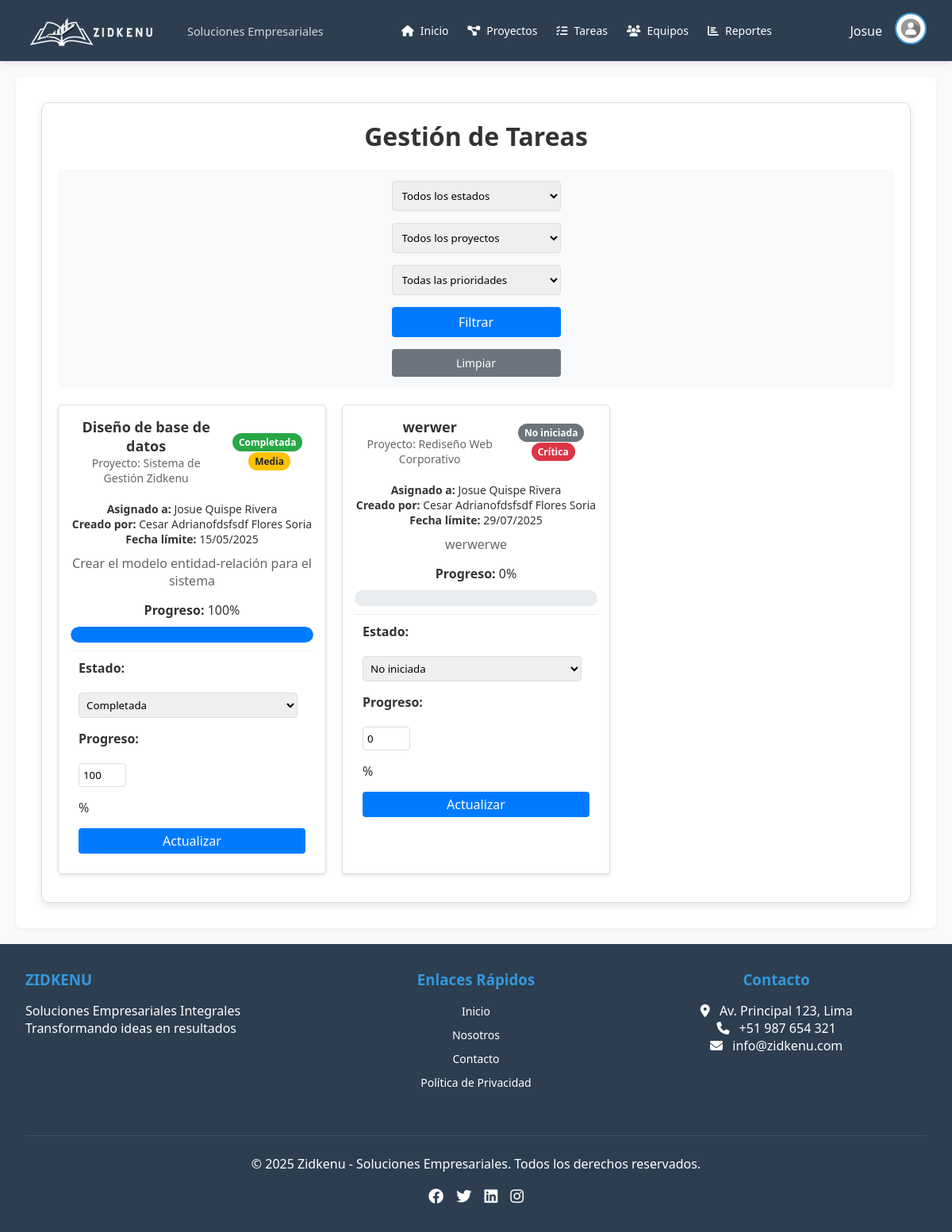
Screenshot of /pantallas/tareas/tasks.php (signed in) with the database file from the repository.
### tables this page shows
CREATE TABLE `users` (
  `id` int(11) NOT NULL,
  `username` varchar(50) NOT NULL,
  `password` varchar(255) NOT NULL,
  `email` varchar(100) DEFAULT NULL,
  `nombres` varchar(50) NOT NULL,
  `apellidos` varchar(50) NOT NULL,
  `fecha_nacimiento` date NOT NULL,
  `dni` int(8) NOT NULL,
  `celular` int(9) NOT NULL,
  `foto_perfil` varchar(255) DEFAULT '../assets/foto_perfil/default.png',
  `role` enum('admin','manager','member') NOT NULL DEFAULT 'member',
  `created_at` timestamp NOT NULL DEFAULT current_timestamp(),
  `updated_at` timestamp NOT NULL DEFAULT current_timestamp() ON UPDATE current_timestamp()
);

CREATE TABLE `tasks` (
  `id` int(11) NOT NULL,
  `project_id` int(11) NOT NULL,
  `title` varchar(255) NOT NULL,
  `description` text DEFAULT NULL,
  `assigned_to` int(11) DEFAULT NULL,
  `created_by` int(11) NOT NULL,
  `due_date` date DEFAULT NULL,
  `status` enum('not_started','in_progress','completed','deferred','cancelled') NOT NULL DEFAULT 'not_started',
  `priority` enum('low','medium','high','critical') NOT NULL DEFAULT 'medium',
  `progress` tinyint(3) NOT NULL DEFAULT 0,
  `created_at` timestamp NOT NULL DEFAULT current_timestamp(),
  `updated_at` timestamp NOT NULL DEFAULT current_timestamp() ON UPDATE current_timestamp()
);

CREATE TABLE `projects` (
  `id` int(11) NOT NULL,
  `name` varchar(100) NOT NULL,
  `description` text DEFAULT NULL,
  `client_id` int(11) DEFAULT NULL,
  `manager_id` int(11) NOT NULL,
  `start_date` date NOT NULL,
  `end_date` date DEFAULT NULL,
  `budget` decimal(15,2) DEFAULT NULL,
  `status` enum('planning','in_progress','on_hold','completed','cancelled') NOT NULL DEFAULT 'planning',
  `priority` enum('low','medium','high','critical') NOT NULL DEFAULT 'medium',
  `created_at` timestamp NOT NULL DEFAULT current_timestamp(),
  `updated_at` timestamp NOT NULL DEFAULT current_timestamp() ON UPDATE current_timestamp()
);

### pantallas/tareas/tasks.php (the view, shortened to what this page needs)
<?php
require '../../conexion/config.php';
$stmt = $pdo->prepare("SELECT * FROM users WHERE id = ?");
$stmt->execute([$_SESSION['user_id']]);
$user = $stmt->fetch();
$userId = $_SESSION['user_id'];
$userRole = $user['role'];
$query = "SELECT t.*, p.name as project_name, u_assigned.nombres as assigned_name,
          u_assigned.apellidos as assigned_lastname, u_created.nombres as created_name,
          u_created.apellidos as created_lastname
          FROM tasks t
          JOIN projects p ON t.project_id = p.id
          LEFT JOIN users u_assigned ON t.assigned_to = u_assigned.id
          JOIN users u_created ON t.created_by = u_created.id
          WHERE 1=1";
$params = [];
if ($userRole == 'admin') {
} elseif ($userRole == 'manager') {
    $query .= " AND (p.manager_id = ? OR t.created_by = ? OR t.assigned_to = ?)";
    $params = array_merge($params, [$userId, $userId, $userId]);
} else {
    $query .= " AND t.assigned_to = ?";
    $params[] = $userId;
}
$query .= " ORDER BY t.due_date ASC, t.priority DESC";
$stmt = $pdo->prepare($query);
$stmt->execute($params);
$tasks = $stmt->fetchAll();
?>
<!DOCTYPE html>
<html lang="es">
<head>
    <link rel="stylesheet" href="../../css/style.css">
</head>
<body>
    <?php include '../../estructura/header.php'; ?>
    <div class="container">
        <h1>Gestión de Tareas</h1>
        <div class="filters">
            <form action="" method="GET" class="filter-form">
                <select name="status" class="filter-select">
                    <option value="">Todos los estados</option>
                </select>
                <select name="project_id" class="filter-select">
                    <option value="">Todos los proyectos</option>
                </select>
                <select name="priority" class="filter-select">
                    <option value="">Todas las prioridades</option>
                </select>
                <button type="submit" class="filter-button">Filtrar</button>
                <a href="tasks.php" class="filter-button" style="text-align: center ;text-decoration: none; display: inline-block; background-color: #6c757d;">Limpiar</a>
            </form>
        </div>
        <?php if (count($tasks) > 0): ?>
            <div class="task-list">
                <?php foreach ($tasks as $task): ?>
                <div class="task-card">
                    <div class="task-header">
                        <div>
                            <h3 class="task-title"><?= htmlspecialchars($task['title']) ?></h3>
                            <div class="task-project">Proyecto: <?= htmlspecialchars($task['project_name']) ?></div>
                        </div>
                        <div>
                            <span class="status-badge status-<?= $task['status'] ?>"><?= getStatusName($task['status']) ?></span>
                            <span class="priority-badge priority-<?= $task['priority'] ?>"><?= getPriorityName($task['priority']) ?></span>
                        </div>
                    </div>
                    <div class="task-meta">
                        <div><strong>Asignado a:</strong> <?= $task['assigned_to'] ? htmlspecialchars($task['assigned_name'] . ' ' . $task['assigned_lastname']) : 'Sin asignar' ?></div>
                        <div><strong>Creado por:</strong> <?= htmlspecialchars($task['created_name'] . ' ' . $task['created_lastname']) ?></div>
                        <div><strong>Fecha límite:</strong> <?= $task['due_date'] ? date('d/m/Y', strtotime($task['due_date'])) : 'Sin fecha' ?></div>
                    </div>
                    <?php if ($task['description']): ?>
                        <div class="task-description">
                            <p><?= nl2br(htmlspecialchars($task['description'])) ?></p>
                        </div>
                    <?php endif; ?>
                    <div>
                        <div><strong>Progreso:</strong> <?= $task['progress'] ?>%</div>
                        <div class="progress-bar-container">
                            <div class="progress-bar" style="width: <?= $task['progress'] ?>%;"></div>
                        </div>
                    </div>
                    <?php
                    $canUpdateTask = $userRole == 'admin' ||
                                    $task['assigned_to'] == $userId ||
                                    $task['created_by'] == $userId;
                    if ($canUpdateTask):
                    ?>
                        <form action="" method="POST" class="update-status-form">
                            <label for="status_<?= $task['id'] ?>">Estado:</label>
                            <select name="status" id="status_<?= $task['id'] ?>">
                                <option value="not_started" <?= $task['status'] == 'not_started' ? 'selected' : '' ?>>No iniciada</option>
                                <option value="completed" <?= $task['status'] == 'completed' ? 'selected' : '' ?>>Completada</option>
                            </select>
                            <label for="progress_<?= $task['id'] ?>">Progreso:</label>
                            <input type="number" name="progress" id="progress_<?= $task['id'] ?>" min="0" max="100" value="<?= $task['progress'] ?>" style="width: 60px;">%
                            <button type="submit">Actualizar</button>
                        </form>
                    <?php endif; ?>
                </div>
            <?php endforeach; ?>
        <?php else: ?>
            <div class="no-tasks">
                <p>No hay tareas disponibles con los filtros seleccionados.</p>
            </div>
        <?php endif; ?>
    </div>
    <?php include '../../estructura/footer.php'; ?>
</body>
</html>
<?php
function getStatusName($status) {
    $statusNames = [
        'not_started' => 'No iniciada',
        'in_progress' => 'En progreso',
        'completed' => 'Completada',
        'deferred' => 'Pospuesta',
        'cancelled' => 'Cancelada'
    ];
    return isset($statusNames[$status]) ? $statusNames[$status] : $status;
}
function getPriorityName($priority) {
    $priorityNames = [
        'low' => 'Baja',
        'medium' => 'Media',
        'high' => 'Alta',
        'critical' => 'Crítica'
    ];
    return isset($priorityNames[$priority]) ? $priorityNames[$priority] : $priority;
}
?>

### estructura/header.php (shortened to what this page needs)
<?php
if (session_status() === PHP_SESSION_NONE) {
    session_start();
}require_once __DIR__ . '/../conexion/config.php';
?>
<!DOCTYPE html>
<html lang="es">
<head>
    <link rel="stylesheet" href="https://cdnjs.cloudflare.com/ajax/libs/font-awesome/6.4.0/css/all.min.css">
    <link rel="stylesheet" href="../css/style.css">
</head>
<body>
    <header class="navbar">
        <div class="logo-container">
            <img src="<?= BASE_URL ?>assets/img/zidkenu_logo.png" alt="Zidkenu Logo" class="logo-img">
            <div>
                <span class="logo-slogan">Soluciones Empresariales</span>
            </div>
        </div>
        <nav class="nav-links">
            <a href="<?= BASE_URL ?>./pantallas/home_screen.php"><i class="fas fa-home"></i> Inicio</a>
            <a href="<?= BASE_URL ?>./pantallas/proyectos/projects.php"><i class="fas fa-project-diagram"></i> Proyectos</a>
            <a href="<?= BASE_URL ?>./pantallas/tareas/tasks.php"><i class="fas fa-tasks"></i> Tareas</a>
            <a href="<?= BASE_URL ?>./pantallas/equipos/team.php"><i class="fas fa-users"></i> Equipos</a>
            <a href="<?= BASE_URL ?>./pantallas/reportes/reports.php"><i class="fas fa-chart-bar"></i> Reportes</a>
        </nav>
        <?php if (isset($_SESSION['user_id'])): ?>
        <div class="user-menu">
            <span class="username"><?= htmlspecialchars($user['nombres'] ?? 'Usuario') ?></span>
            <div class="dropdown">
                <img src="<?= BASE_URL . '/' . htmlspecialchars($_SESSION['user_avatar'] ?? $user['foto_perfil'] ?? 'default.jpg') ?>" alt="Avatar" class="avatar" id="avatarBtn">
            </div>
        </div>
        <?php endif; ?>
    </header>
    <main class="main-content">

### rows the page displays
users: nombres "Josue", foto_perfil (placeholder picture)
tasks: title "Diseño de base de datos", project.name "Sistema de Gestión Zidkenu", status "Completada", priority "Media", assigned_to.apellidos "Josue Quispe Rivera", created_by.apellidos "Cesar Adrianofdsfsdf Flores Soria", due_date "15/05/2025", description "Crear el modelo entidad-relación para el sistema", progress "100"
tasks: title "werwer", project.name "Rediseño Web Corporativo", status "No iniciada", priority "Crítica", assigned_to.apellidos "Josue Quispe Rivera", created_by.apellidos "Cesar Adrianofdsfsdf Flores Soria", due_date "29/07/2025", description "werwerwe", progress "0"
